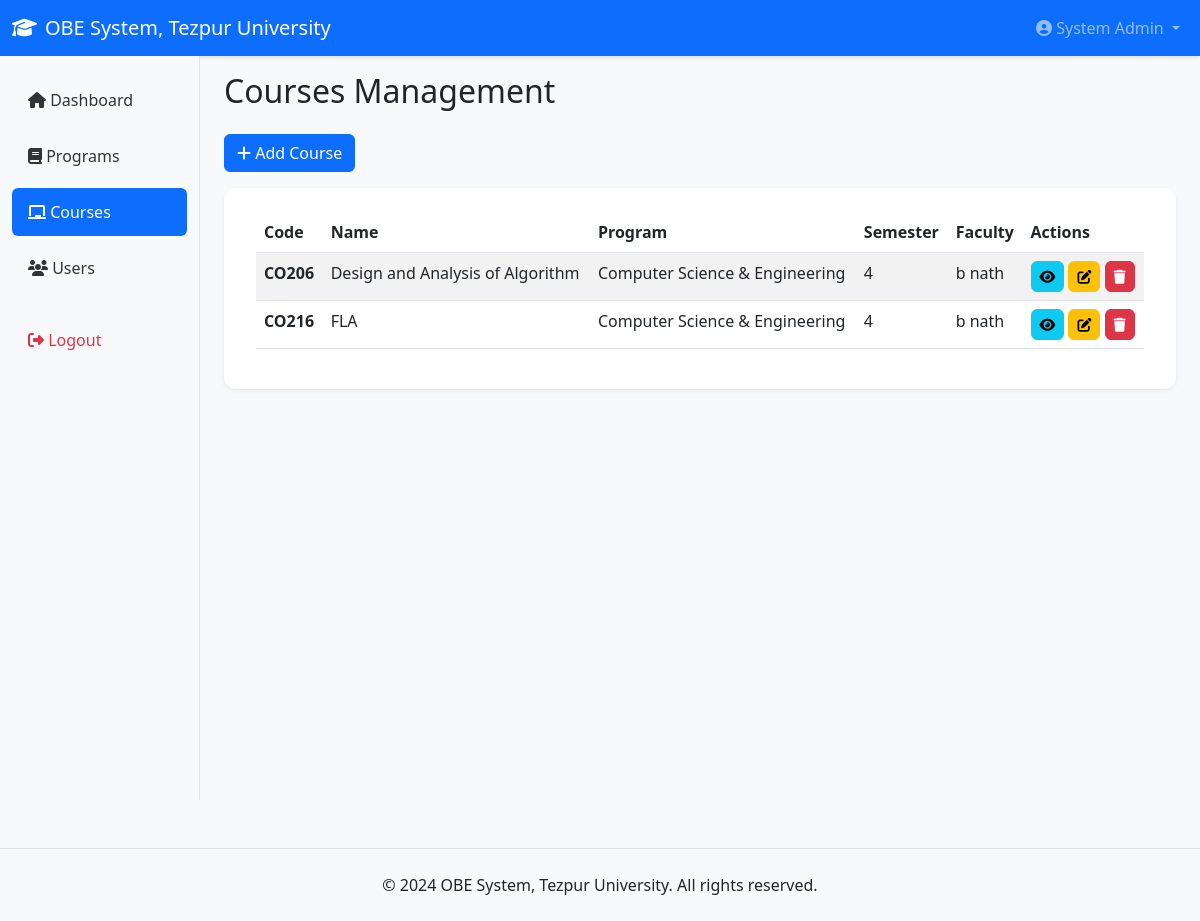
The page /admin/courses.php (signed in) on the database its author committed.
### tables this page shows
CREATE TABLE `courses` (
  `id` int(11) NOT NULL,
  `program_id` int(11) NOT NULL,
  `code` varchar(20) NOT NULL,
  `name` varchar(200) NOT NULL,
  `credits` int(11) DEFAULT 4,
  `semester` int(11) NOT NULL,
  `faculty_id` int(11) DEFAULT NULL,
  `academic_year` varchar(20) DEFAULT NULL,
  `created_at` timestamp NOT NULL DEFAULT current_timestamp()
);

CREATE TABLE `programs` (
  `id` int(11) NOT NULL,
  `code` varchar(20) NOT NULL,
  `name` varchar(100) NOT NULL,
  `department` varchar(100) DEFAULT NULL,
  `duration` int(11) DEFAULT 4,
  `created_at` timestamp NOT NULL DEFAULT current_timestamp()
);

CREATE TABLE `users` (
  `id` int(11) NOT NULL,
  `username` varchar(50) NOT NULL,
  `password` varchar(255) NOT NULL,
  `email` varchar(100) NOT NULL,
  `full_name` varchar(100) NOT NULL,
  `role` enum('admin','faculty','student') NOT NULL,
  `department` varchar(100) DEFAULT NULL,
  `program` varchar(50) NOT NULL,
  `is_active` tinyint(1) DEFAULT 1,
  `created_at` timestamp NOT NULL DEFAULT current_timestamp()
);

### includes/db.php (called while the page is built, shortened)
<?php
class Database {
    private $conn;
    public function __construct() {
        $this->conn = new mysqli(DB_HOST, DB_USER, DB_PASS, DB_NAME);
        $this->conn->set_charset("utf8mb4");
    }
    public function query($sql) {
        return $this->conn->query($sql);
    }
}
function getDB() {
    static $db = null;
    if (!$db) {
        $db = new Database();
    }
    return $db;
}
?>

### admin/courses.php (the view, shortened to what this page needs)
<?php
require_once '../includes/db.php';
$db = getDB();
$result = $db->query("SELECT c.*, p.name as program_name, u.full_name as faculty_name
                      FROM courses c
                      JOIN programs p ON c.program_id = p.id
                      LEFT JOIN users u ON c.faculty_id = u.id
                      ORDER BY c.semester, c.code");
include '../includes/header.php';
?>
<h2 class="mb-4">Courses Management</h2>
<button class="btn btn-primary mb-3" data-bs-toggle="modal" data-bs-target="#addModal">
    <i class="fas fa-plus"></i> Add Course
</button>
<div class="card">
    <div class="card-body">
        <div class="table-responsive">
            <table class="table table-striped">
                <thead>
                    <tr>
                        <th>Code</th>
                        <th>Name</th>
                        <th>Program</th>
                        <th>Semester</th>
                        <th>Faculty</th>
                        <th>Actions</th>
                    </tr>
                </thead>
                <tbody>
                    <?php while ($row = $result->fetch_assoc()): ?>
                    <tr>
                        <td><strong><?php echo $row['code']; ?></strong></td>
                        <td><?php echo $row['name']; ?></td>
                        <td><?php echo $row['program_name']; ?></td>
                        <td><?php echo $row['semester']; ?></td>
                        <td><?php echo $row['faculty_name'] ?? '-'; ?></td>
                        <td>
                            <a href="course-detail.php?id=<?php echo $row['id']; ?>" class="btn btn-sm btn-info">
                                <i class="fas fa-eye"></i>
                            </a>
                            <button class="btn btn-sm btn-warning" onclick="editCourse(<?php echo $row['id']; ?>)">
                                <i class="fas fa-edit"></i>
                            </button>
                            <button class="btn btn-sm btn-danger" onclick="confirmDelete(<?php echo $row['id']; ?>, '<?php echo htmlspecialchars($row['code']); ?>')">
                                <i class="fas fa-trash"></i>
                            </button>
                        </td>
                    </tr>
                    <?php endwhile; ?>
                </tbody>
            </table>
        </div>
    </div>
</div>
<?php include '../includes/footer.php'; ?>

### assets/css/style.css (style rules this page uses)
* { margin: 0; padding: 0; box-sizing: border-box; }
body { font-family: 'Segoe UI', Tahoma, Geneva, Verdana, sans-serif; background-color: #f8f9fa; color: #212529; }
.card { border: none; box-shadow: 0 0.125rem 0.25rem rgba(0,0,0,0.075); margin-bottom: 1.5rem; border-radius: 0.75rem; background: #ffffff; transition: box-shadow 0.3s ease; }
.card-body { padding: 1.5rem 2rem; color: #212529; font-size: 1rem; }
.btn { border-radius: 0.375rem; font-weight: 500; transition: all 0.2s ease; cursor: pointer; }

### rows shown on the page
courses: code "CO206", name "Design and Analysis of Algorithm", program.name "Computer Science & Engineering", semester "4", faculty.full_name "b nath"
courses: code "CO216", name "FLA", program.name "Computer Science & Engineering", semester "4", faculty.full_name "b nath"

### other values the page prints
SITE_NAME "OBE System, Tezpur University"
$user['full_name'] "System Admin"
